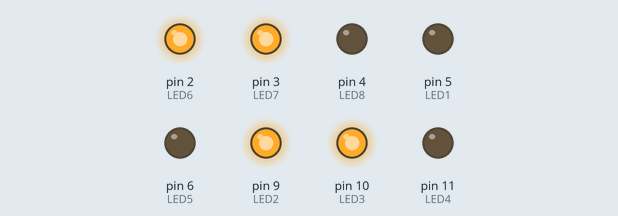
Simulated run of this sketch. Board: Arduino Uno, built with avr-gcc and run on an emulated ATmega328P. On the bench: output pins drawn as LEDs (lit = HIGH). What the sketch prints to the serial monitor is not drawn.

Above: at 12.85 s.
At 13.0 s:
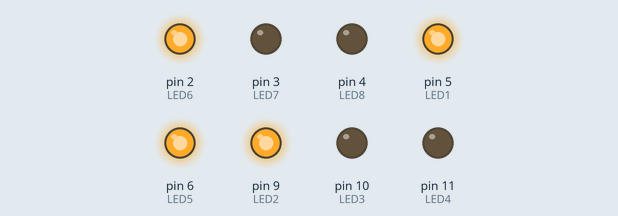
Timing chart, 0 to 15.8 s (numbered marks = the images above):
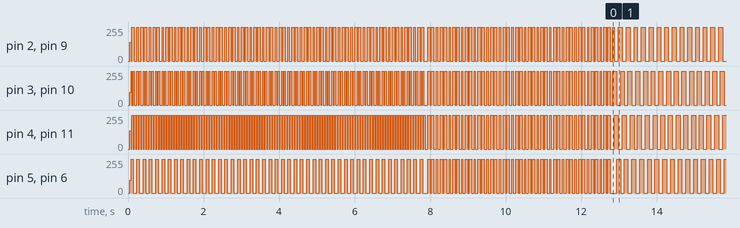

The sketch:

Hardware_implementation.ino
```cpp
#include <arduinoFFT.h>

  #include<math.h>
  #define sampling_rate
  #define pi 3.1415

  int LED1=5;
  int LED2=9;
  int LED3=10;
  int LED4=11;

  int LED5=6;
  int LED6=2;
  int LED7=3;
  int LED8=4;
  float alpha;
  int t=0;
  int sw;
  float w_1=0.2;
  float w_2=0.3;
  float w_3=0.4;
  float w_4=0.5;
float w_mean=(w_1+w_2+w_3+w_4)/4;
  float alpha_0=0;
  float alpha_1=0;
  float alpha_2=0;
  float alpha_3=0;
  void setup() {

    Serial.begin(300);
    pinMode(LED1,OUTPUT);
    pinMode(LED2,OUTPUT);
    pinMode(LED3,OUTPUT);
    pinMode(LED4,OUTPUT);
    pinMode(LED5,OUTPUT);
    pinMode(LED6,OUTPUT);
    pinMode(LED7,OUTPUT);
    pinMode(LED8,OUTPUT);
    ran();
    stable();
     }

  int heaviside(double x)
  {
    if(x>=0)
    {
      return 1;
    }
    else
    {
      return 0;
    }
  }

  void stable()
  {
   while(t<600)
     {
   sw=heaviside(((sin(2*pi*0.35*t))));
   Serial.print(sw);
    digitalWrite(LED1,sw);
    digitalWrite(LED5,sw);
    sw=heaviside(((sin(2*pi*0.35*t))));
    digitalWrite(LED2,sw);
    digitalWrite(LED6,sw);
    sw=heaviside(((sin(2*pi*0.35*t))));
    digitalWrite(LED3,sw);
    digitalWrite(LED7,sw);
    sw=heaviside(((sin(2*pi*0.35*t))));
     digitalWrite(LED4,sw);
     digitalWrite(LED8,sw);
   t=t+2;

     }
   }
  void ran()
  {

    while(t<300)
    {
    sw=heaviside(((sin(2*pi*w_1*t))));
    Serial.print(sw);
    digitalWrite(LED1,sw);
    digitalWrite(LED5,sw);
    sw=heaviside((sin(2*pi*w_2*t)));
    digitalWrite(LED2,sw);
    digitalWrite(LED6,sw);
    sw=heaviside((sin(2*pi*w_3*t)));
    digitalWrite(LED3,sw);
    digitalWrite(LED7,sw);
    sw=heaviside((sin(2*pi*w_4*t)));
    digitalWrite(LED4,sw);
    digitalWrite(LED8,sw);
    t=t+1;
    }
  }
  void loop()
  {
    alpha = pi/2;


/*
{
    sw=heaviside(((sin(2*pi*w_1*t+alpha_0))));
    digitalWrite(LED1,sw);
    sw=heaviside((sin(2*pi*w_2*t+alpha_1)));
    digitalWrite(LED2,sw);
    sw=heaviside((sin(2*pi*w_3*t+alpha_2)));
    digitalWrite(LED3,sw);
    sw=heaviside((sin(2*pi*w_4*t+alpha_3)));
    digitalWrite(LED4,sw);
    t=t+100;
 }

 */

 //ran();
//stable();
 /*  {
   sw=heaviside(((sin(2*pi*w_mean*t))));
    digitalWrite(LED1,sw);
    sw=heaviside(((sin(2*pi*w_mean*t))));
    digitalWrite(LED2,sw);
    sw=heaviside(((sin(2*pi*w_mean*t))));
    digitalWrite(LED3,sw);
    sw=heaviside(((sin(2*pi*w_mean*t))));
     digitalWrite(LED4,sw);
   t=t+100;
   }
 */

   sw=heaviside((sin(2*pi*0.35*t)));
    digitalWrite(LED5,sw);
   digitalWrite(LED1,sw);

   sw=heaviside((sin(2*pi*0.35*t+alpha)));
   digitalWrite(LED6,sw);
   digitalWrite(LED2,sw);

   sw=heaviside((sin(2*pi*0.35*t+2*alpha)));
     digitalWrite(LED7,sw);
   digitalWrite(LED3,sw);

   sw=heaviside((sin(2*pi*0.35*t+3*alpha)));
   digitalWrite(LED8,sw);
   digitalWrite(LED4,sw);

   t=t+300;


    }
```
